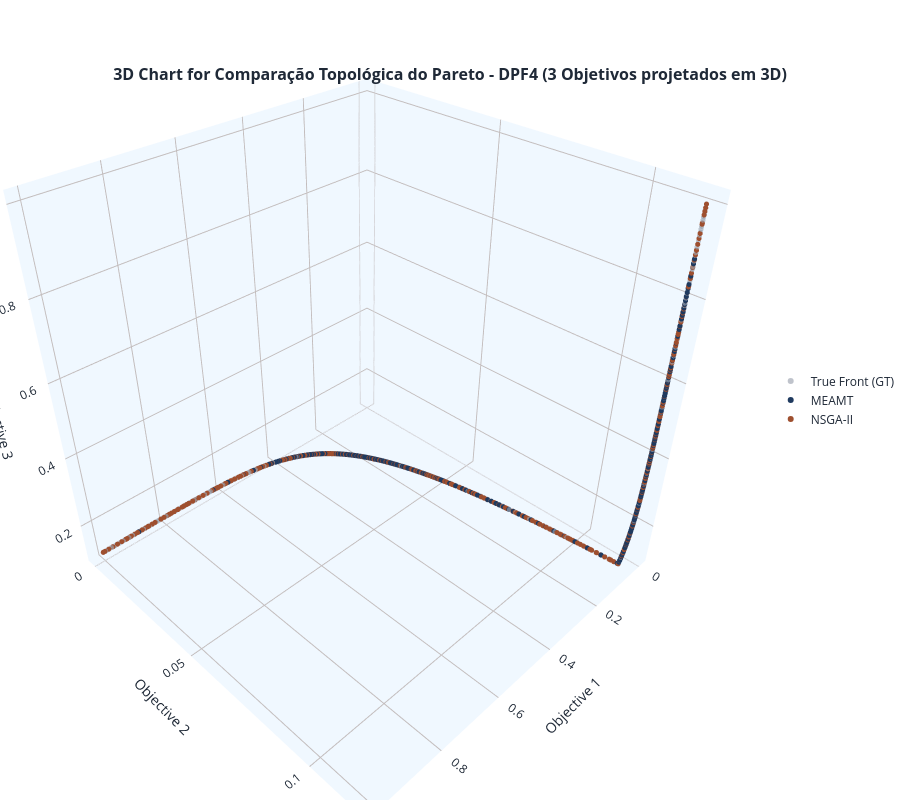

Notebook source saved alongside this figure:
### Code cell
# Escolha qual problema da suíte DTLZ você quer visualizar agora
alvo = "DPF4" # Altere para o problema desejado, por exemplo, "DPF1", "DPF2", etc.

# Extrai a lista com os 5 experimentos (MEAMT, NSGA-II, NSGA-III, MOEA/D, SPEA2)
exps_alvo = experimentos_salvos[alvo]

# Extrai os nomes automaticamente para usar na legenda
nomes_algoritmos = [exp.name for exp in exps_alvo]

# Renderiza a topologia iterativa nativa do moeabench
mb.view.topology(
    *exps_alvo, 
    labels=nomes_algoritmos, 
    title=f'Comparação Topológica do Pareto - {alvo} (3 Objetivos projetados em 3D)'
)

### Figure 1 — Plotly figure (JSON) as saved in the notebook; plotly's stock layout.template omitted (floating-point values rounded to 4 significant figures; data arrays with more than 128 entries replaced by an {"elided": "..."} marker saying what was removed)
{"data": [{"hovertemplate": "True Front (GT)<br>Objective 1: %{x}<br>Objective 2: %{y}<br>Objective 3: %{z}<br><extra></extra>", "marker": {"color": "#9CA3AF", "line": {"width": 0}, "opacity": 0.8, "size": {"elided": "500 int values"}}, "mode": "markers", "name": "True Front (GT)", "opacity": 0.8, "showlegend": true, "type": "scatter3d", "x": {"elided": "500 float values"}, "y": {"elided": "500 float values"}, "z": {"elided": "500 float values"}}, {"hovertemplate": "MEAMT<br>Objective 1: %{x}<br>Objective 2: %{y}<br>Objective 3: %{z}<br><extra></extra>", "marker": {"color": "#1F3A5F", "line": {"width": 0}, "opacity": 1, "size": {"elided": "300 int values"}}, "mode": "markers", "name": "MEAMT", "opacity": 1, "showlegend": true, "type": "scatter3d", "x": {"elided": "300 float values"}, "y": {"elided": "300 float values"}, "z": {"elided": "300 float values"}}, {"hovertemplate": "NSGA-II<br>Objective 1: %{x}<br>Objective 2: %{y}<br>Objective 3: %{z}<br><extra></extra>", "marker": {"color": "#9E4F2F", "line": {"width": 0}, "opacity": 1, "size": {"elided": "300 int values"}}, "mode": "markers", "name": "NSGA-II", "opacity": 1, "showlegend": true, "type": "scatter3d", "x": {"elided": "300 float values"}, "y": {"elided": "300 float values"}, "z": {"elided": "300 float values"}}], "layout": {"height": 800, "hovermode": "closest", "legend": {"x": 1.05, "xanchor": "left", "y": 0.5, "yanchor": "middle"}, "margin": {"b": 0, "l": 0, "r": 0, "t": 0}, "scene": {"aspectmode": "manual", "aspectratio": {"x": 1, "y": 1, "z": 1}, "xaxis": {"backgroundcolor": "aliceblue", "gridcolor": "#C3BDBD", "showbackground": true, "showgrid": true, "title": {"text": "Objective 1"}}, "yaxis": {"backgroundcolor": "aliceblue", "gridcolor": "#C3BDBD", "showbackground": true, "showgrid": true, "title": {"text": "Objective 2"}}, "zaxis": {"backgroundcolor": "aliceblue", "gridcolor": "#C3BDBD", "showbackground": true, "showgrid": true, "title": {"text": "Objective 3"}}}, "title": {"font": {"size": 16, "weight": "bold"}, "pad": {"t": 0}, "text": "3D Chart for Comparação Topológica do Pareto - DPF4 (3 Objetivos projetados em 3D)", "x": 0.5, "xanchor": "center", "y": 0.9, "yanchor": "bottom"}, "width": 900}}
